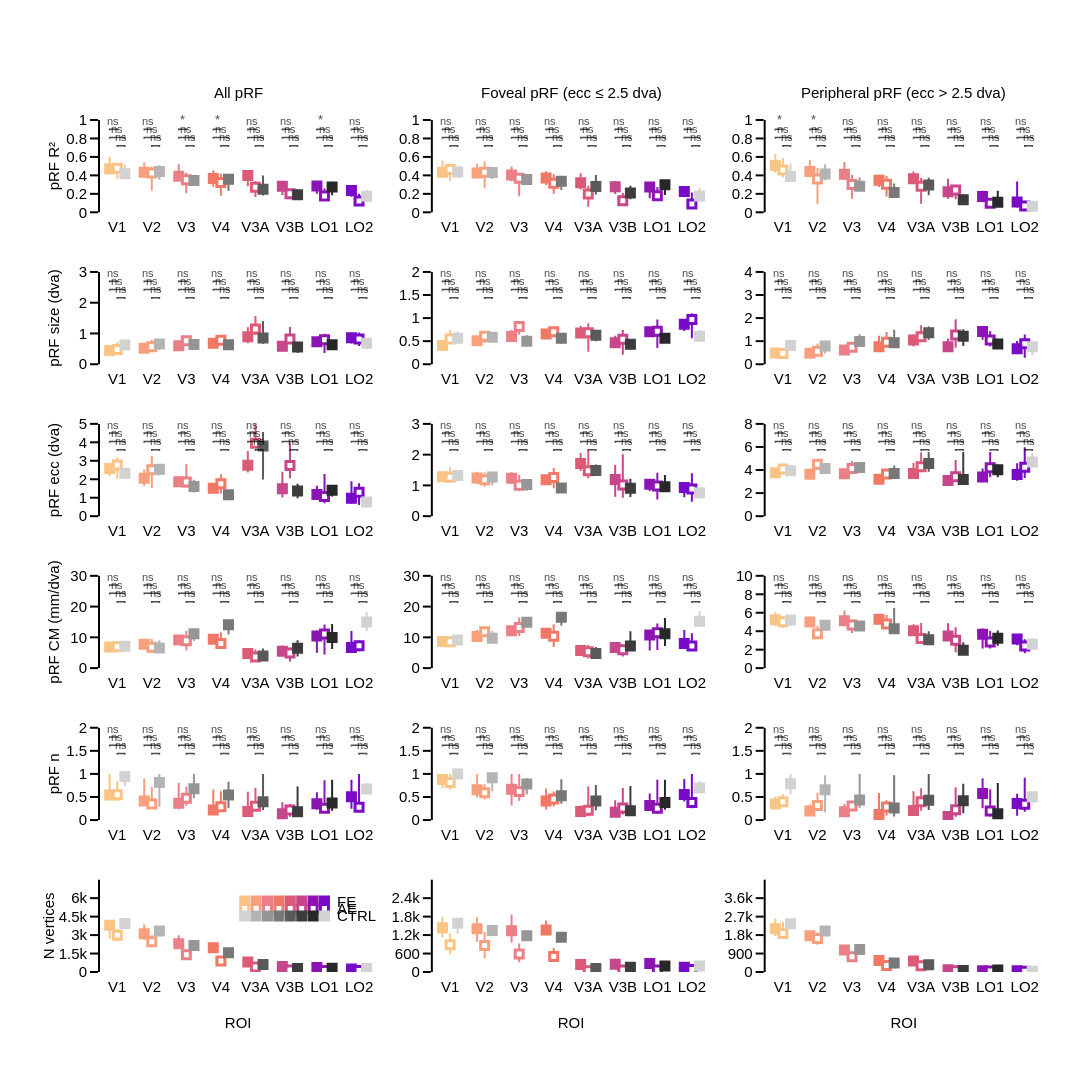
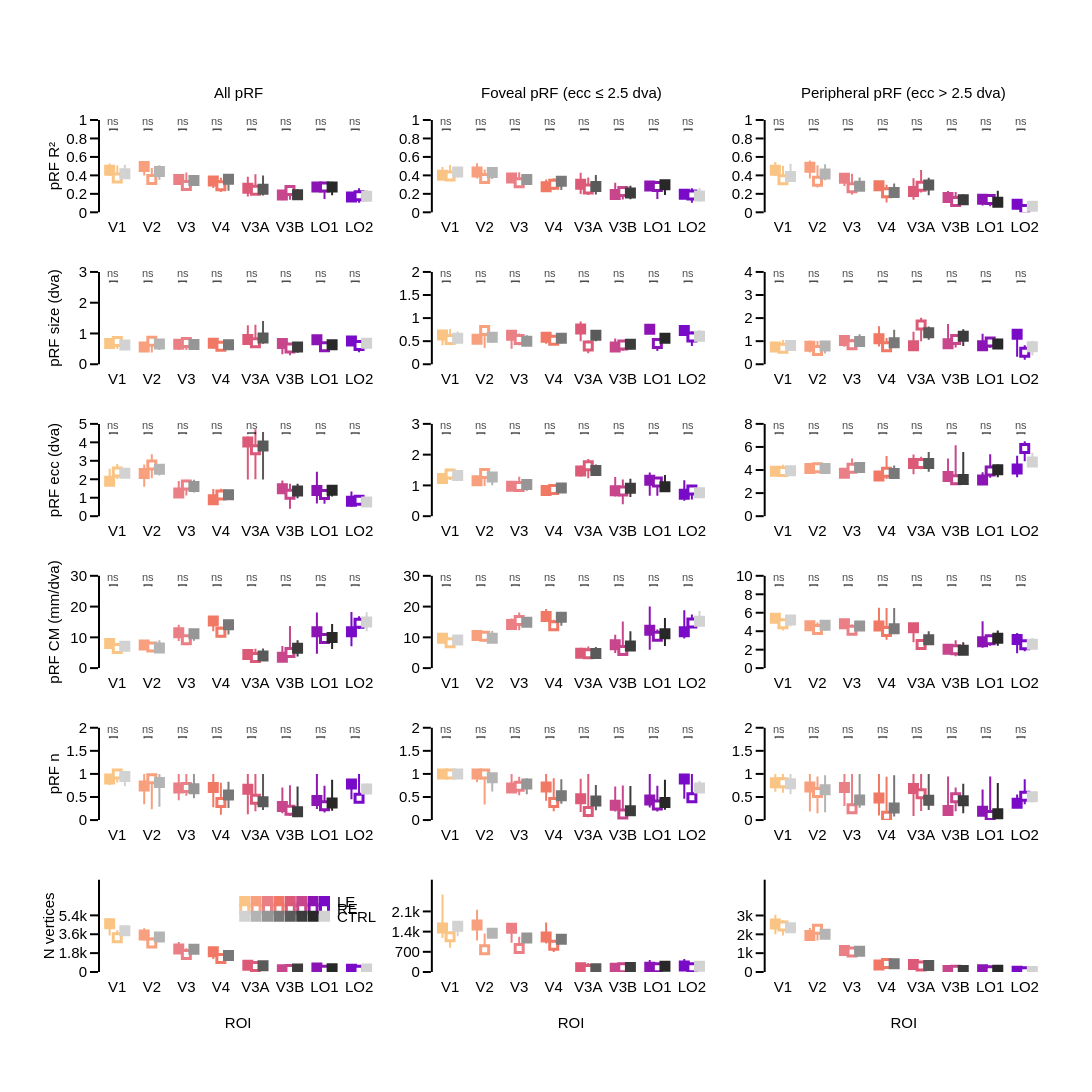

Write notebook code for charts like these, in order.
### Markdown cell above
## Figure 1 — ecc-comp, OD filter

Same figure as `make_ecc_comp_fig.py` (rows: pRF R², size, eccentricity, pCM, n, number of vertices; columns: all, foveal, peripheral; group median and 25-75 %; significance lines), with the OD filter. Patients: AE vs FE vs CTRL; controls: RE vs LE vs CTRL.

### Code cell
def figure_info_for(group):
    fi = analysis_info.copy()
    fi['rois'] = rois
    fi['subject_group'] = group
    return fi


for group in ['patient', 'control']:
    fig = ecc_comp_plot(df=ecc_grp[('od', group)], df_stats=ecc_stats[('od', group)], figure_info=figure_info_for(group),
                        eye_conditions=['AE-RE', 'FE-LE', 'CTRL'], show_stats=True)
    fig.show()
    fig.write_image('{}/prf_od-filter_group-{}_ecc-comp.pdf'.format(fig_dir, group))
